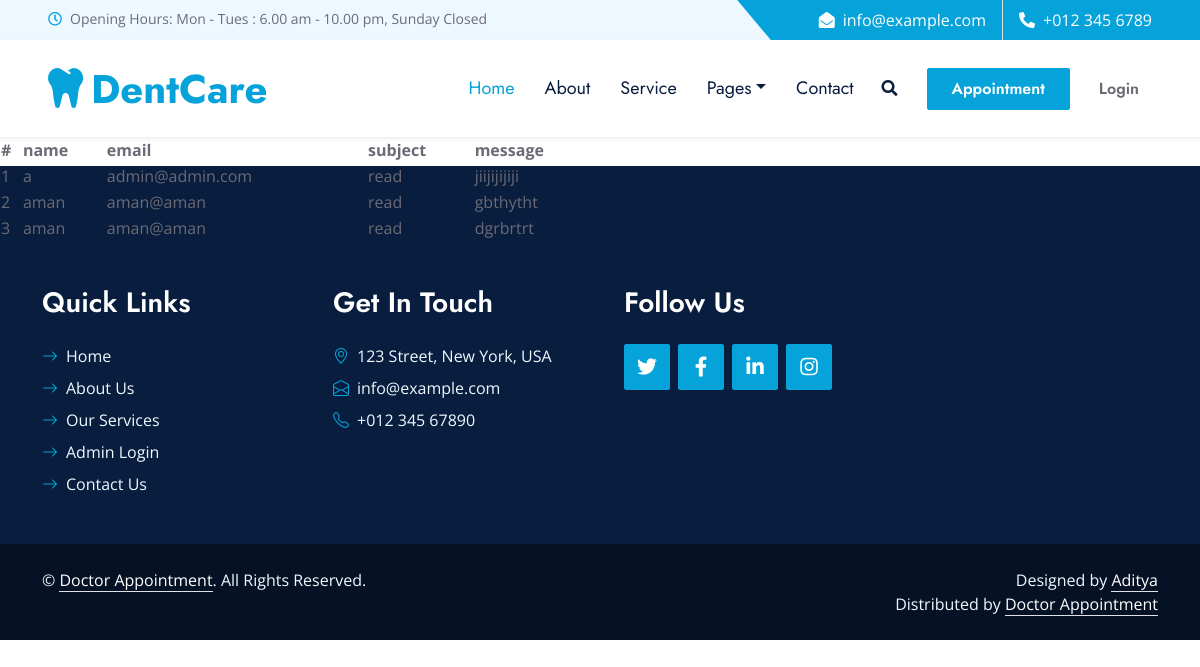
The page /contact.php on the database its author committed.
### tables this page shows
CREATE TABLE `contactus` (
  `id` int(10) NOT NULL,
  `name` varchar(10) NOT NULL,
  `email` varchar(15) NOT NULL,
  `subject` varchar(15) NOT NULL,
  `message` varchar(200) NOT NULL
);

### contact.php (the view, shortened to what this page needs)
<!DOCTYPE html>
<html>
<?php
include('../admin/includes/head.php');
?>
<body class="hold-transition skin-blue sidebar-mini">
<div class="wrapper">
  <?php
  include('../admin/includes/header.php');
  ?>
  <div class="content-wrapper">
    <table style="width:50%">
        <tr>
        <th>#</th>
            <th>name</th>
            <th>email</th>
            <th>subject</th>
            <th>message</th>
        </tr>
        <?php
        $count = 1;
        $query = "SELECT * FROM contactus ";
        $data = mysqli_query($connect, $query);
        while ($row = mysqli_fetch_object($data))
        {
            ?>
        <tr>
        <td><?=$count++?></td>
        <td><?=$row->name?></td>
        <td><?=$row->email?></td>
        <td><?=$row->subject?></td>
        <td><?=$row->message?></td>
        </tr>
<?php
        }
        ?>
    </table>
  </div>
</div><?php
include('../admin/includes/footer.php');
?>
</body>
</html>

### css/style.css (style rules this page uses)
:root { --primary: #06A3DA; --secondary: #F57E57; --light: #EEF9FF; --dark: #091E3E; }

### rows shown on the page
contactus: name "a", email "admin@admin.com", subject "read", message "jiijijijiji"
contactus: name "aman", email "aman@aman", subject "read", message "gbthytht"
contactus: name "aman", email "aman@aman", subject "read", message "dgrbrtrt"
